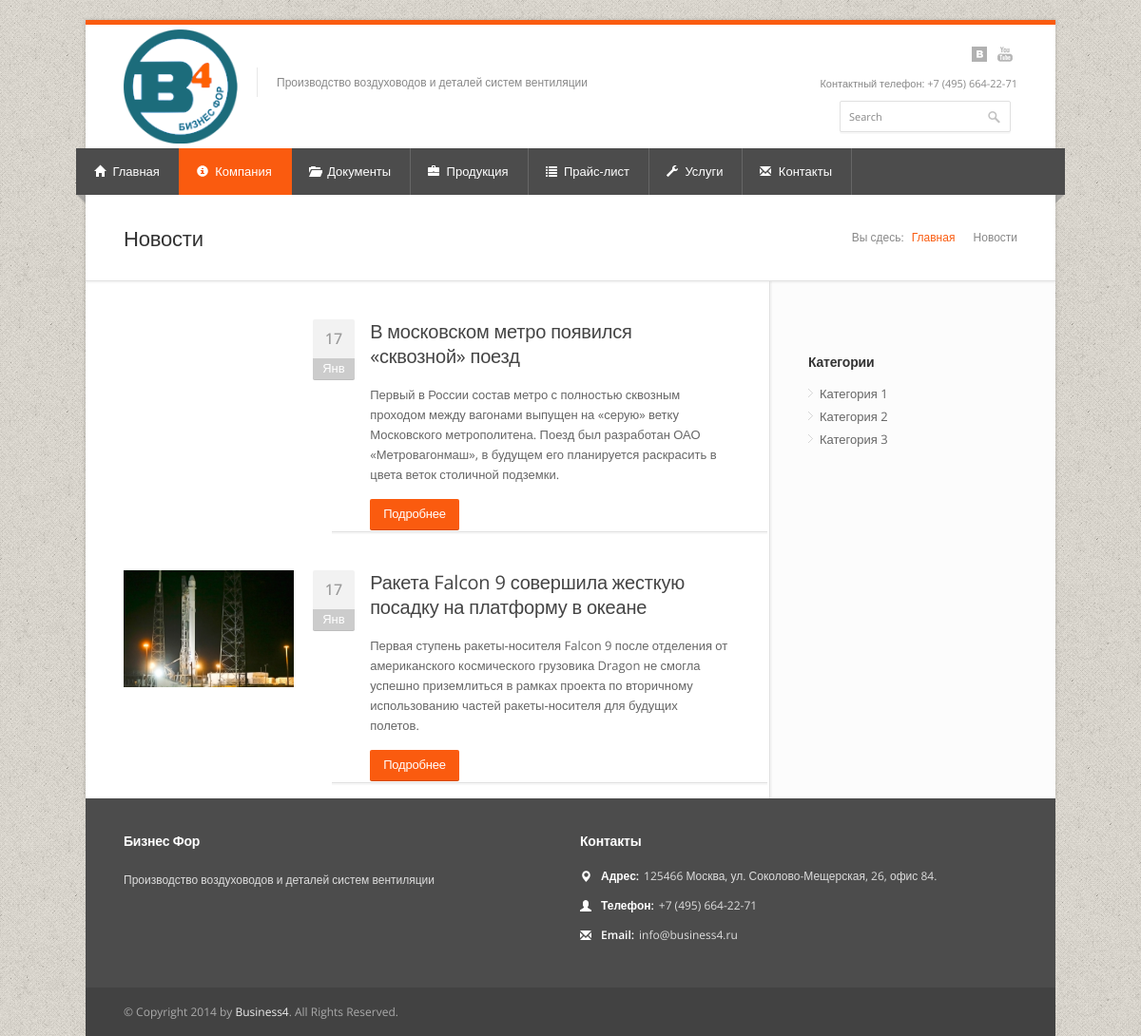
Screenshot of /blog/category/1/ with the database file from the repository.
### blog/models.py (models this page shows, shortened)
class Post(models.Model):
    title = models.CharField(max_length=255)
    datetime = models.DateField(u'Дата публикации')
    short_content = models.TextField(max_length=500)
    content = HTMLField()
    image = models.ImageField(upload_to='upload_images', blank=True, null=True)
    category = models.ManyToManyField(Category, related_name='post_set')
    def get_absolute_url(self):
        return "/blog/%i/" % self.id

class Category(models.Model):
    title = models.CharField(max_length=255)
    def get_absolute_url(self):
        return "/blog/category/%i/" % self.id

### blog/views.py (the view)
# urls.py: url(r'^category/(?P<id>\d+)/$', 'blog.views.post_category', name='blog_category'),
def post_category(request, id):
    post_list = Category.objects.get(id=id)
    category_list = Category.objects.all()
    return render(request, 'blog/post_list.html',
                  {
                      'post_list': post_list,
                      'category_list': category_list
                  }
    )

### templates/blog/post_list.html
{% extends "blog/blog_base.html" %}
{% block content %}
    {% for post in post_list.post_set.all reversed %}
        <article class="post medium">
            <div class="medium-image">
                <figure class="post-img picture">
                    <a href="{{ post.get_absolute_url }}"><img src="{{ post.image.url }}" alt=""/></a>
                </figure>
            </div>
            <section class="date">
                <span class="day">{{ post.datetime|date:"j" }}</span>
                <span class="month">{{ post.datetime|date:"M" }}</span>
            </section>
            <div class="medium-content">
                <header class="meta">
                    <h2><a href="{{ post.get_absolute_url }}">{{ post.title }}</a></h2>
                </header>
                <p>{{ post.short_content }}</p>
                <a href="{{ post.get_absolute_url }}" class="button color">Подробнее</a>
                <div class="line"></div>
            </div>
        </article>
    {% empty %}
    <p>Нет новостей</p>
    {% endfor %}
{% endblock %}
{% block categories %}
        <nav class="widget">
            <h4>Категории</h4>
            <ul class="categories">
                {% for cat in category_list %}
                <li><a href="{{ cat.get_absolute_url }}">{{ cat.title }}</a></li>
                {% endfor %}
            </ul>
        </nav>
{% endblock %}

### static/css/colors/orange.css (style rules this page uses)
.button.gray:hover, .button.light:hover, .button.color, input[type="button"], input[type="submit"], input[type="button"]:focus, input[type="submit"]:focus { background: #fa5b0f; }

### static/css/base.css (style rules this page uses)
html, body, div, span, applet, object, iframe, h1, h2, h3, h4, h5, h6, p, blockquote, pre, a, abbr, acronym, address, big, cite, code, del, dfn, em, img, ins, kbd, q, s, samp, small, strike, strong, sub, sup, tt, var, b, u, i, center, dl, dt, dd, ol, ul, li, fieldset, form, label, legend, table, caption, tbody, tfoot, thead, tr, th, td, article, aside, canvas, details, embed, figure, figcaption, footer, header, hgroup, menu, nav, output, ruby, section, summary, time, mark, audio, video { margin: 0; padding: 0; border: 0; font-size: 100%; font: inherit; vertical-align: baseline; }
article, aside, details, figcaption, figure, footer, header, hgroup, menu, nav, section { display: block; }
body { line-height: 1; }
ol, ul { list-style: none; }
body { background: url(../images/bg/noise.png) repeat; font-size: 13px; line-height: 21px; color: #666; -webkit-font-smoothing: antialiased; -webkit-text-size-adjust: 100%; }
body, h1, h2, h3, h4, h5, h6, .button, input[type="button"], input[type="submit"], input[type="text"], input[type="password"], input[type="email"], textarea, select { font-family: "Open Sans", "HelveticaNeue", "Helvetica Neue", Helvetica, Arial, sans-serif; }
#wrapper img { height: auto; max-width: 100%; }
img, object, video { height: auto; display: block; }
img { width: auto; border: 0; -ms-interpolation-mode: bicubic; }
h1, h2, h3, h4, h5, h6 { color: #333; font-weight: 600; letter-spacing: -0.2px; }
h1 a, h2 a, h3 a, h4 a, h5 a, h6 a { font-weight: inherit; }
h2 { font-size: 22px; line-height: 30px; }
h4 { font-size: 14px; line-height: 30px; }
p { margin: 0 0 15px 0; line-height: 21px; }
a, a:visited { color: #169fe6; text-decoration: none; outline: 0; -webkit-transition: color 0.1s ease-in-out; -moz-transition: color 0.1s ease-in-out; -o-transition: color 0.1s ease-in-out; -transition: color 0.1s ease-in-out; }
ul, ol { margin: 0; }
ul { list-style: none outside; }
li { line-height: 18px; }

### rows the page displays
Post: datetime "17", datetime "Янв", title "В московском метро появился «сквозной» поезд", short_content "Первый в России состав метро с полностью сквозным проходом между вагонами выпущен на «серую» ветку Московского метрополитена. Поезд был разработан ОАО «Метровагонмаш», в будущем его планируется раскрасить в цвета веток столичной подземки."
Post: image (picture), datetime "17", datetime "Янв", title "Ракета Falcon 9 совершила жесткую посадку на платформу в океане", short_content "Первая ступень ракеты-носителя Falcon 9 после отделения от американского космического грузовика Dragon не смогла успешно приземлиться в рамках проекта по вторичному использованию частей ракеты-носителя для будущих полетов."
Category: title "Категория 1"
Category: title "Категория 2"
Category: title "Категория 3"
